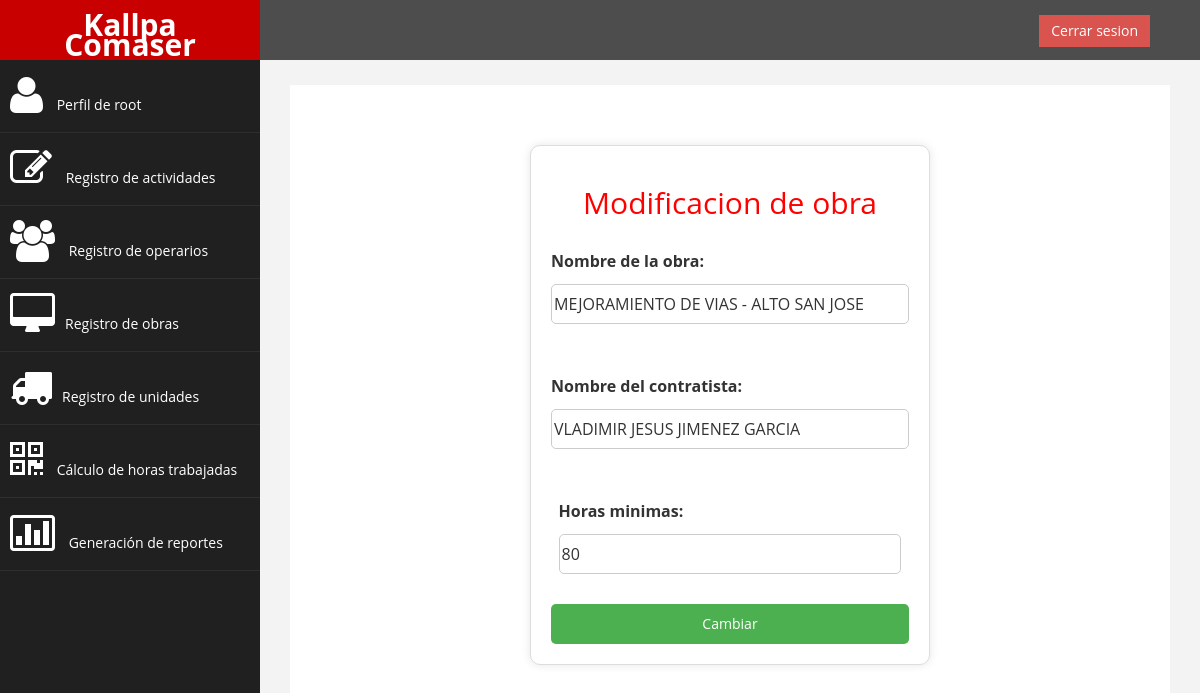
The page /modificar_obra/1/ (signed in) on the database its author committed.
### sistemaLogeo/models.py (models this page shows, shortened)
class OBRA(models.Model):
    CodObra = models.AutoField(primary_key=True)
    NomObra = models.CharField(max_length=60)
    NomCon = models.CharField(max_length=60)
    HorMin = models.IntegerField(null=False)

### sistemaLogeo/views.py (the view)
# urls.py: path('modificar_obra/<int:obra_CodObra>/', modificar_obra, name='modificar_obra'),
@login_required
@user_passes_test(permisoElevados, login_url='/')
def modificar_obra(request, obra_CodObra):
    obra = get_object_or_404(OBRA, CodObra=obra_CodObra)
    if request.method == 'POST':
        form = formObra(request.POST, instance=obra)
        if form.is_valid():
            form.save()
            messages.success(request, 'Se modifico correctamente')
            return redirect('listar_obras')
    else:
        form = formObra(instance=obra)
    return render(request, 'obra/modificar_obra.html', {'form': form, 'obra': obra})

### sistemaLogeo/forms.py
class formObra(forms.ModelForm):
    NomObra = forms.CharField(max_length=60,label='Nombre de la obra')
    NomCon = forms.CharField(max_length=60,label="Nombre del contratista")
    HorMin = forms.IntegerField(label="Horas minimas", min_value=1)
    class Meta:
        model = OBRA
        fields = ['NomObra', 'NomCon', 'HorMin']

### sistemaLogeo/views.py (called while the page is built)
def permisoElevados(user):
    return user.is_staff or user.is_superuser

### sistemaLogeo/templates/obra/modificar_obra.html (shortened to what this page needs)
{% extends "base.html" %}
{% block nuevo %}
{% load static %}
<link rel="stylesheet" type="text/css" href="{% static 'css/form.css' %}">
{% endblock %}
{% block content %}
<div class="container" style="width: 400px;">
    <h2 class="text-center">Modificacion de obra</h2>
    <form method="post">
        {{ form.as_p }}
        <button id="funcionamiento" type="submit">Cambiar</button>
    </form>
</div>
{% endblock %}

### sistemaLogeo/templates/base.html (shortened to what this page needs)
{% load static %}
<!DOCTYPE html>
<html lang="es">
<head>
    <link rel="stylesheet" type="text/css" href="{% static 'css/bootstrap.css' %}">
    <link rel="stylesheet" type="text/css" href="{% static 'css/custom.css' %}">
    <link rel="stylesheet" type="text/css" href="{% static 'css/font-awesome.css' %}">
    {% block nuevo %}{% endblock %}
</head>
<body>
    <div id="wrapper">
        <nav class="navbar navbar-default navbar-cls-top " role="navigation" style="margin-bottom: 0">
            <div class="navbar-header">
                <a class="navbar-brand" href="{% url 'index'%}">Kallpa Comaser</a>
            </div>
            <div style="color: white; padding: 15px 50px 5px 50px; float: right; font-size: 16px;">
                {% if user.is_authenticated %}
                <a href="{% url 'logout'%}" class="btn btn-danger square-btn-adjust">Cerrar sesion</a>
                {% else %}
                <a href="{% url 'login'%}" class="btn btn-danger square-btn-adjust">Iniciar sesion</a>
                {% endif %}
            </div>
        </nav>
        <nav class="navbar-default navbar-side" role="navigation">
            <div class="sidebar-collapse">
                <ul class="nav" id="main-menu">
                    {% if user.is_authenticated %}
                    <li>
                        <a href="{% url 'index'%}"><i class="fa fa-user fa-3x"></i> Perfil de {{ user.username }}</a>
                    </li>
                    <li>
                        <a href="{% url 'listar_registros'%}"><i class="fa fa-edit fa-3x"></i> Registro de actividades
                        </a>
                    </li>
                    {% if user.is_superuser or user.is_staff %}
                    <li>
                        <a href="{% url 'listar_usuarios'%}"><i class="fa fa-users fa-3x"></i> Registro de operarios</a>
                    </li>
                    <li>
                        <a href="{% url 'listar_obras'%}"><i class="fa fa-desktop fa-3x"></i>Registro de obras </a>
                    </li>
                    <li>
                        <a href="{% url 'listar_unidades'%}"><i class="fa fa-truck fa-3x"></i>Registro de unidades </a>
                    </li>
                    <li>
                        <a href="{% url 'calculo_horas'%}"><i class="fa fa-qrcode fa-3x"></i> Cálculo de horas
                            trabajadas</a>
                    </li>
                    <li>
                        <a href="{% url 'reportes_detallados' %}"><i class="fa fa-bar-chart-o fa-3x"></i> Generación de
                            reportes</a>
                    </li>
                    {% endif %}
                    {% endif %}
                </ul>
            </div>
        </nav>
        <div id="page-wrapper">
                <div id="page-inner">
                    {% block content %}{% endblock %}
                </div>
            </div>
        </div>
</body>
</html>

### sistemaLogeo/static/css/custom.css (style rules this page uses)
body { font-family: 'Open Sans', sans-serif; }
#wrapper { width: 100%; background: #202020; }
#page-wrapper { padding: 15px 15px; min-height: 600px; background: #F3F3F3; }
#page-inner { width: 100%; margin: 10px 20px 10px 0px; background-color: #fff !important; padding: 10px; min-height: 1200px; }
.text-center { text-align: center; }
h2 { color: #f00; }
.square-btn-adjust { border: 0px solid transparent; -webkit-border-radius: 0px; -moz-border-radius: 0px; border-radius: 0px; }
p { font-size: 16px; line-height: 25px; padding-top: 20px; }
.navbar-cls-top .navbar-brand { color: #fff; background: #C90000; width: 260px; text-align: center; height: 60px; font-size: 30px; font-weight: 700; }
.sidebar-collapse, .sidebar-collapse .nav { background: none; }
.sidebar-collapse .nav { padding: 0; }
.sidebar-collapse .nav>li>a { color: #fff; background: #202020; text-shadow: none; }
.sidebar-collapse>.nav>li>a { padding: 15px 10px; }
.sidebar-collapse>.nav>li { border-bottom: 1px solid rgba(107, 108, 109, 0.19); }
.navbar-side { border: none; background-color: #202020; }
.navbar-cls-top { background: #4D4D4D; border-bottom: none; }
.navbar-default { border: 0px solid black; }
.navbar-header { background: #A70303; }
.nav>li>a>i { margin-right: 10px; }
@media (min-width:768px) { #page-wrapper { margin: 0 0 0 260px; padding: 15px 30px; min-height: 1200px; } }
@media (min-width:768px) { .navbar-side { z-index: 1; position: absolute; width: 260px; } }
@media (min-width:768px) { .navbar { border-radius: 0px; } }

### sistemaLogeo/static/css/form.css (style rules this page uses)
.container { width: 350px; background-color: #fff; padding: 20px; border: 1px solid #ddd; border-radius: 10px; box-shadow: 0 0 10px rgba(0, 0, 0, 0.1); margin: 50px auto; }
form { display: flex; flex-direction: column; align-items: center; }
label { margin-bottom: 10px; }
input[type="text"], input[type="password"], input[type="email"], input[type="number"], input[type="date"], select { width: 100%; height: 40px; margin-bottom: 20px; border: 1px solid #ccc; border-radius: 5px; }
#funcionamiento { width: 100%; height: 40px; background-color: #4CAF50; color: #fff; border: none; border-radius: 5px; cursor: pointer; }

### rows shown on the page
OBRA: NomObra "MEJORAMIENTO DE VIAS - ALTO SAN JOSE", NomCon "VLADIMIR JESUS JIMENEZ GARCIA", HorMin "80"

### other values the page prints
{{ user.username }} "root"
